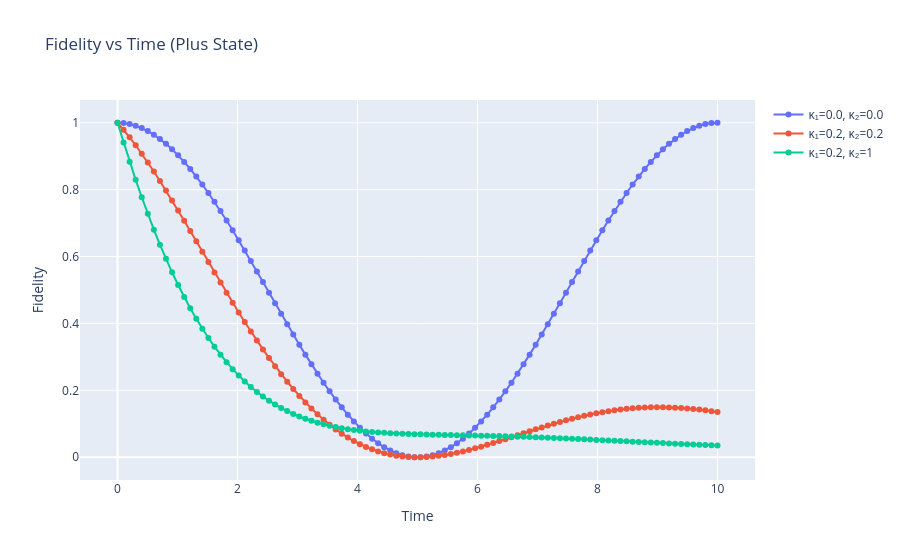

Notebook code cell kept with this figure:
### Markdown cell above
# Q3 Dual Rail Encoding
Here we're being asked to simulate a dual-rail encoding of a qubit by assigning a 2 level system to each of the photonic rails/modes. For the first part of the question we want to simulate the effects of a phase shifter on the 2nd rail (i.e. we're simulating a sigma_z gate of the dual-rail qubit). We also have loss rates for each rail kappa1 and kappa2 and we neglect dephasing.

We use the hamiltonian given in the notes for a phase shifter $$H_{PSk} =- \hbar*A_\phi*a^\dagger_k a_k$$

The master equation is the given by $$\dot{\rho} = -\frac{i}{\hbar}[H,\rho] + \kappa_1*D_1[a_1]\rho + \kappa_2*D_2[a_2]\rho$$

where our Lindblad operators are given by $$D_k[a_k]\rho = a_k \rho a_k^\dagger - \frac{1}{2}a_k^\dagger a_k \rho - \frac{1}{2}\rho a_k^\dagger a_k$$

and we use the annihilation operators as our jump operators since this corresponds to losing a single photon.

### Code cell
a1 = qt.tensor(qt.destroy(2), qt.qeye(2))
a2 = qt.tensor(qt.qeye(2), qt.destroy(2))
n1 = qt.tensor(qt.num(2), qt.qeye(2))
n2 = qt.tensor(qt.qeye(2), qt.num(2))

def dual_rail_evo_phaseshift(rho_in, tfin, kappa1, kappa2, Aphi = np.pi/5):
    #returns the time evolution of the input state rho_in under the master equation given in the question for a time tfin.
    times = np.linspace(0, tfin, 100)
    H = -Aphi * n2
    c_ops = [np.sqrt(kappa1) * a1, np.sqrt(kappa2) * a2]
    evolution = qt.mesolve(H, rho_in, times, c_ops)
    return evolution

def plot_fidelities(evolution:list, psi, kappa1:list, kappa2:list, psi_in = "Plus State"):
    #plots the fidelity of the state at each time step in the evolution with respect to the target state psi.
    fig = go.Figure()

    for i, evo in enumerate(evolution):
        fidelities = [qt.fidelity(state, psi)**2 for state in evo.states] ## we take the square since qutip returns the square root of the fidelity, not the actual fidelity!
        fig.add_trace(go.Scatter(x=evo.times,y=fidelities,mode="lines+markers",name=f"κ₁={kappa1[i]}, κ₂={kappa2[i]}",))

    fig.update_layout(title=f"Fidelity vs Time ({psi_in})",xaxis_title="Time",yaxis_title="Fidelity",)
    fig.show()


vac = qt.tensor(qt.basis(2,0), qt.basis(2,0))
zero = qt.tensor(qt.basis(2,1), qt.basis(2,0))
one = qt.tensor(qt.basis(2,0), qt.basis(2,1))
psi_plus = (zero + one).unit()


evolutions = []
kappa1_list = [0.0, 0.2, 0.2]
kappa2_list = [0.0, 0.2, 1]

for i in range(3):
    evo = dual_rail_evo_phaseshift(psi_plus, 10, kappa1_list[i], kappa2_list[i])
    evolutions.append(evo)

plot_fidelities(evolutions, psi_plus, kappa1_list, kappa2_list)
